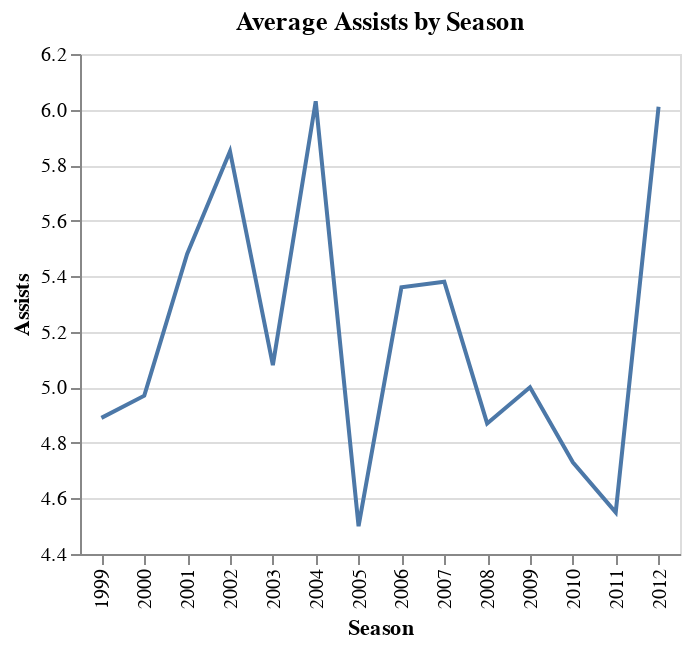

This figure's notebook cell:
### Code cell
alt.Chart(df_chart_2[(df_chart_2['Player'] == 'Kobe Bryant') & (df_chart_2['Stage'] == 'Regular_Season')]).mark_line().encode(
        y = alt.Y('Assists_per_game', title = 'Assists', scale=alt.Scale(zero=False)),
        x = alt.X('Season:O'),
        tooltip=['Player', 'Stage', 'Season', 'Assists_per_game']
        ).properties(title='Average Assists by Season', width=300, height = 250)

### Figure 1 — Vega-Lite specification as saved in the notebook (floating-point values rounded to 4 significant figures)
{"config": {"view": {"continuousWidth": 400, "continuousHeight": 300}}, "data": {"name": "data-941f93f4d3456d0f26b11375d345ba75"}, "mark": "line", "encoding": {"tooltip": [{"type": "nominal", "field": "Player"}, {"type": "nominal", "field": "Stage"}, {"type": "quantitative", "field": "Season"}, {"type": "quantitative", "field": "Assists_per_game"}], "x": {"type": "ordinal", "field": "Season"}, "y": {"type": "quantitative", "field": "Assists_per_game", "scale": {"zero": false}, "title": "Assists"}}, "height": 250, "title": "Average Assists by Season", "width": 300, "$schema": "https://vega.github.io/schema/vega-lite/v4.8.1.json", "datasets": {"data-941f93f4d3456d0f26b11375d345ba75": [{"Player": "Kobe Bryant", "Season": 1999, "Stage": "Regular_Season", "Assists_per_game": 4.89}, {"Player": "Kobe Bryant", "Season": 2000, "Stage": "Regular_Season", "Assists_per_game": 4.97}, {"Player": "Kobe Bryant", "Season": 2001, "Stage": "Regular_Season", "Assists_per_game": 5.48}, {"Player": "Kobe Bryant", "Season": 2002, "Stage": "Regular_Season", "Assists_per_game": 5.85}, {"Player": "Kobe Bryant", "Season": 2003, "Stage": "Regular_Season", "Assists_per_game": 5.08}, {"Player": "Kobe Bryant", "Season": 2004, "Stage": "Regular_Season", "Assists_per_game": 6.03}, {"Player": "Kobe Bryant", "Season": 2005, "Stage": "Regular_Season", "Assists_per_game": 4.5}, {"Player": "Kobe Bryant", "Season": 2006, "Stage": "Regular_Season", "Assists_per_game": 5.36}, {"Player": "Kobe Bryant", "Season": 2007, "Stage": "Regular_Season", "Assists_per_game": 5.38}, {"Player": "Kobe Bryant", "Season": 2008, "Stage": "Regular_Season", "Assists_per_game": 4.87}, {"Player": "Kobe Bryant", "Season": 2009, "Stage": "Regular_Season", "Assists_per_game": 5.0}, {"Player": "Kobe Bryant", "Season": 2010, "Stage": "Regular_Season", "Assists_per_game": 4.73}, {"Player": "Kobe Bryant", "Season": 2011, "Stage": "Regular_Season", "Assists_per_game": 4.55}, {"Player": "Kobe Bryant", "Season": 2012, "Stage": "Regular_Season", "Assists_per_game": 6.01}]}}
